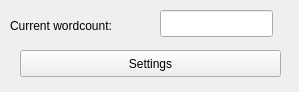
<?xml version="1.0" encoding="UTF-8"?>
<ui version="4.0">
 <class>Form</class>
 <widget class="QWidget" name="Form">
  <property name="geometry">
   <rect>
    <x>0</x>
    <y>0</y>
    <width>299</width>
    <height>92</height>
   </rect>
  </property>
  <property name="windowTitle">
   <string>Wordcount</string>
  </property>
  <widget class="QLabel" name="label">
   <property name="geometry">
    <rect>
     <x>10</x>
     <y>10</y>
     <width>141</width>
     <height>31</height>
    </rect>
   </property>
   <property name="text">
    <string>Current wordcount:</string>
   </property>
  </widget>
  <widget class="QLineEdit" name="wordcount">
   <property name="geometry">
    <rect>
     <x>160</x>
     <y>10</y>
     <width>113</width>
     <height>27</height>
    </rect>
   </property>
   <property name="readOnly">
    <bool>true</bool>
   </property>
  </widget>
  <widget class="QPushButton" name="settings_button">
   <property name="geometry">
    <rect>
     <x>20</x>
     <y>50</y>
     <width>261</width>
     <height>27</height>
    </rect>
   </property>
   <property name="text">
    <string>Settings</string>
   </property>
  </widget>
 </widget>
 <resources/>
 <connections/>
</ui>
